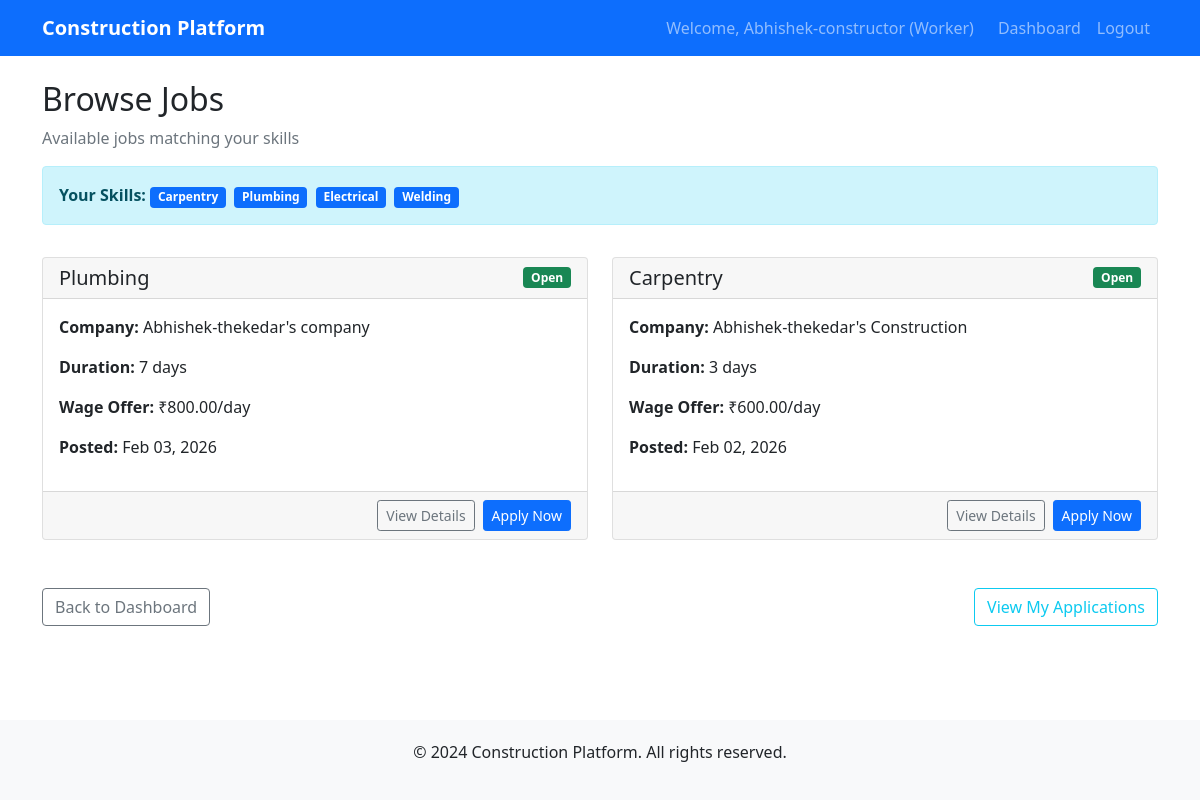
The app's page /workers/browse-jobs/ (signed in) with its own data.
### accounts/models.py (models this page shows, shortened)
class User(AbstractUser):
    ROLE_CHOICES = [
        ('worker', 'Worker'),
        ('thekedar', 'Thekedar'),
        ('user', 'Normal User'),
    ]
    username = None  # Remove username field
    name = models.CharField(max_length=100)
    phone = models.CharField(max_length=15, unique=True)
    email = models.EmailField(unique=True)
    role = models.CharField(max_length=10, choices=ROLE_CHOICES, default='user')
    location = models.CharField(max_length=100)
    created_at = models.DateTimeField(auto_now_add=True)
    USERNAME_FIELD = 'email'
    REQUIRED_FIELDS = ['name', 'phone', 'role', 'location']

### workers/models.py (models this page shows, shortened)
class Skill(models.Model):
    name = models.CharField(max_length=100, unique=True)

### jobs/models.py (models this page shows, shortened)
class JobPost(models.Model):
    STATUS_CHOICES = [
        ('open', 'Open'),
        ('closed', 'Closed'),
        ('filled', 'Filled'),
    ]
    thekedar = models.ForeignKey(ThekedarProfile, on_delete=models.CASCADE, related_name='job_posts')
    required_skill = models.ForeignKey(Skill, on_delete=models.CASCADE)
    duration_days = models.PositiveIntegerField()
    wage_offer = models.DecimalField(max_digits=10, decimal_places=2)
    status = models.CharField(max_length=10, choices=STATUS_CHOICES, default='open')
    created_at = models.DateTimeField(auto_now_add=True)
    updated_at = models.DateTimeField(auto_now=True)

### thekedars/models.py (models this page shows, shortened)
class ThekedarProfile(models.Model):
    user = models.OneToOneField(User, on_delete=models.CASCADE, related_name='thekedar_profile')
    experience_years = models.PositiveIntegerField()
    company_name = models.CharField(max_length=200)
    score = models.DecimalField(max_digits=5, decimal_places=2, default=0.0)
    verified = models.BooleanField(default=False)

### workers/views.py (the view)
# urls.py: path('browse-jobs/', views.browse_jobs, name='browse_jobs'),
@login_required
def browse_jobs(request):
    if request.user.role != 'worker':
        messages.error(request, 'Access denied. Worker role required.')
        return redirect('dashboard:home')
    try:
        profile = request.user.worker_profile
    except WorkerProfile.DoesNotExist:
        messages.error(request, 'Please complete your profile first.')
        return redirect('workers:profile')
    jobs = JobPost.objects.filter(status='open').order_by('-created_at')
    worker_skills = profile.skills.all()
    if worker_skills:
        jobs = jobs.filter(required_skill__in=worker_skills)
    return render(request, 'workers/browse_jobs.html', {
        'jobs': jobs,
        'worker_skills': worker_skills
    })

### templates/workers/browse_jobs.html (shortened to what this page needs)
{% extends 'base.html' %}
{% block content %}
<div class="row">
    <div class="col-12">
        <h2>Browse Jobs</h2>
        <p class="text-muted">Available jobs matching your skills</p>
    </div>
</div>
{% if worker_skills %}
<div class="row mb-3">
    <div class="col-12">
        <div class="alert alert-info">
            <strong>Your Skills:</strong>
            {% for skill in worker_skills %}
                <span class="badge bg-primary me-1">{{ skill.name }}</span>
            {% endfor %}
        </div>
    </div>
</div>
{% endif %}
<div class="row">
    {% if jobs %}
        {% for job in jobs %}
        <div class="col-md-6 mb-4">
            <div class="card">
                <div class="card-header d-flex justify-content-between align-items-center">
                    <h5 class="mb-0">{{ job.required_skill.name }}</h5>
                    <span class="badge bg-success">{{ job.get_status_display }}</span>
                </div>
                <div class="card-body">
                    <p><strong>Company:</strong> {{ job.thekedar.company_name }}</p>
                    <p><strong>Duration:</strong> {{ job.duration_days }} days</p>
                    <p><strong>Wage Offer:</strong> ₹{{ job.wage_offer }}/day</p>
                    <p><strong>Posted:</strong> {{ job.created_at|date:"M d, Y" }}</p>
                </div>
                <div class="card-footer">
                    <div class="d-grid gap-2 d-md-flex justify-content-md-end">
                        <a href="#" class="btn btn-outline-secondary btn-sm">View Details</a>
                        <a href="{% url 'workers:apply_job' job.id %}" class="btn btn-primary btn-sm">Apply Now</a>
                    </div>
                </div>
            </div>
        </div>
        {% endfor %}
    {% endif %}
</div>
<div class="row mt-4">
    <div class="col-12">
        <div class="d-flex justify-content-between">
            <a href="{% url 'dashboard:home' %}" class="btn btn-outline-secondary">Back to Dashboard</a>
            <a href="{% url 'workers:my_applications' %}" class="btn btn-outline-info">View My Applications</a>
        </div>
    </div>
</div>
{% endblock %}

### templates/base.html (shortened to what this page needs)
<!DOCTYPE html>
<html lang="en">
<head>
    <link href="https://cdn.jsdelivr.net/npm/bootstrap@5.1.3/dist/css/bootstrap.min.css" rel="stylesheet">
</head>
<body class="d-flex flex-column min-vh-100">
    <nav class="navbar navbar-expand-lg navbar-dark bg-primary">
        <div class="container">
            <a class="navbar-brand" href="{% url 'dashboard:home' %}">
                 Construction Platform
            </a>
            <div class="navbar-nav ms-auto">
                {% if user.is_authenticated %}
                    <span class="navbar-text me-3">Welcome, {{ user.name }} ({{ user.get_role_display }})</span>
                    <a class="nav-link" href="{% url 'dashboard:home' %}">Dashboard</a>
                    <a class="nav-link" href="{% url 'accounts:logout' %}">Logout</a>
                {% else %}
                    <a class="nav-link" href="{% url 'accounts:login' %}">Login</a>
                    <a class="nav-link" href="{% url 'accounts:signup' %}">Sign Up</a>
                {% endif %}
            </div>
        </div>
    </nav>
    <main class="container my-4 flex-grow-1">
        {% block content %}
        {% endblock %}
    </main>
    <footer class="footer mt-auto">
        <div class="container text-center">
            <p>&copy; 2024 Construction Platform. All rights reserved.</p>
        </div>
    </footer>
</body>
</html>

### templates/base.html (style rules this page uses)
.navbar-brand { font-weight: bold; }
.footer { background-color: #f8f9fa; padding: 20px 0; margin-top: auto; }

### records on screen
User: name "Abhishek-constructor", role "Worker"
Skill: name "Carpentry"
Skill: name "Plumbing"
Skill: name "Electrical"
Skill: name "Welding"
JobPost: required_skill.name "Plumbing", status "Open", thekedar.company_name "Abhishek-thekedar's company", duration_days "7", wage_offer "800.00", created_at "Feb 03, 2026"
JobPost: required_skill.name "Carpentry", status "Open", thekedar.company_name "Abhishek-thekedar's Construction", duration_days "3", wage_offer "600.00", created_at "Feb 02, 2026"
